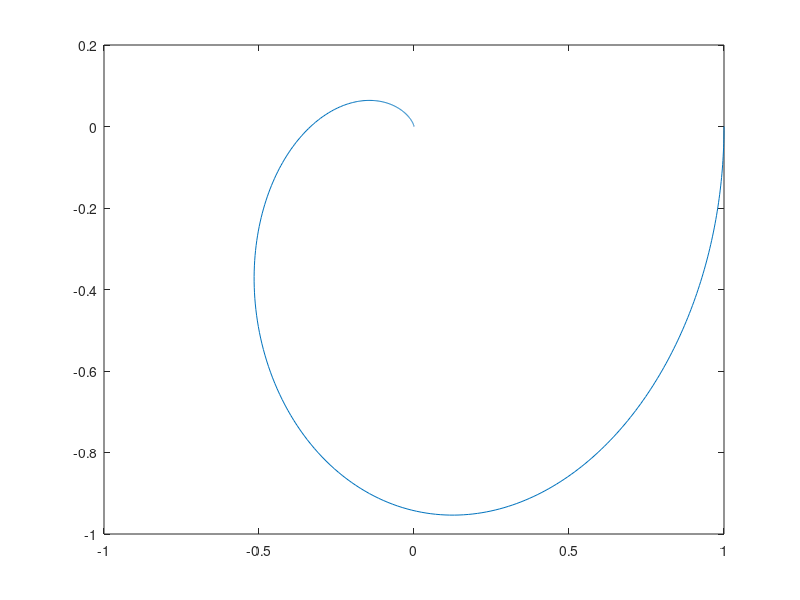
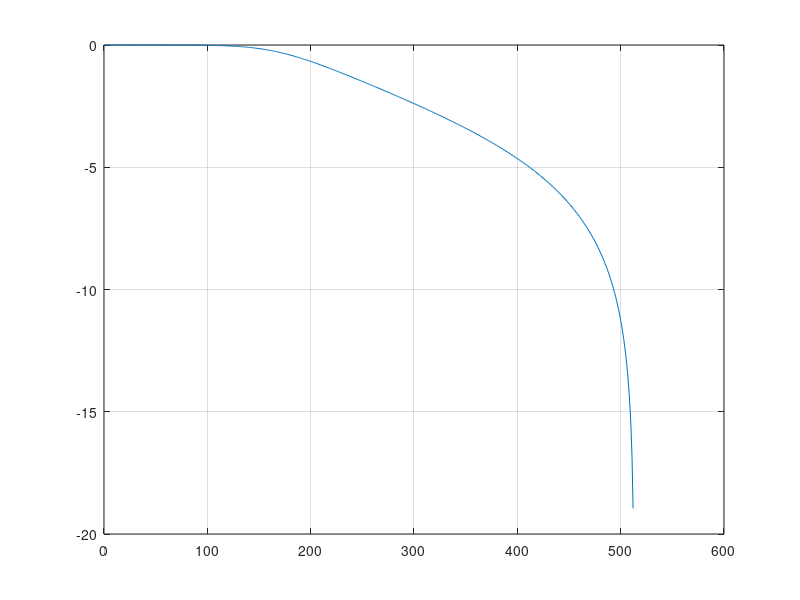
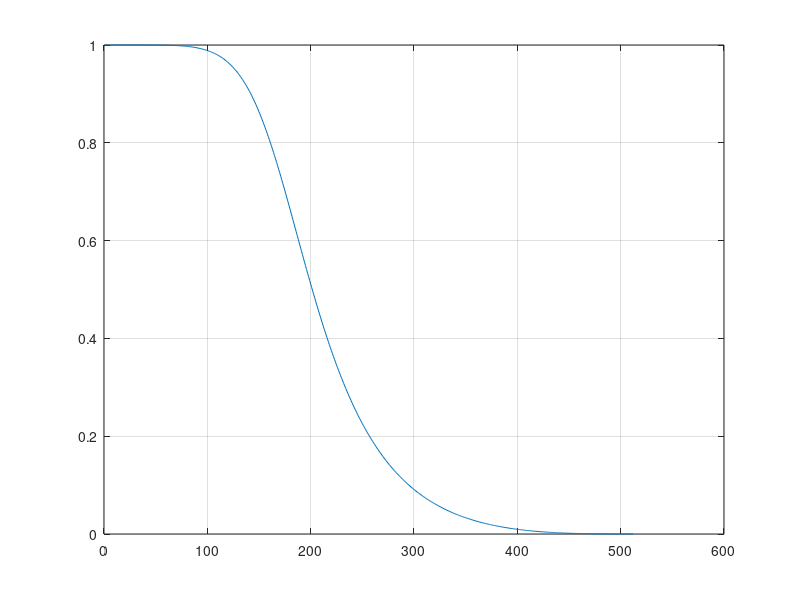

These figures' MATLAB source, in order:
b = [0.0663,0.1989,0.1989,0.0663];
a = [1,-0.9349,0.5668,-0.1015];

%part a
[h,w] = freqz(b,a);
figure(1);
plot(h)    
%the frequency response consistes of magnitude and phase response

%part b
figure(2);
plot(log(abs(h)))
grid on;
%the cutoff frequency was found to be 336.22 at -3db of the magnitude plot

%part c
figure(3)
plot(abs(h))
grid on;
%observing the nature of system we conclude it is low pass filter